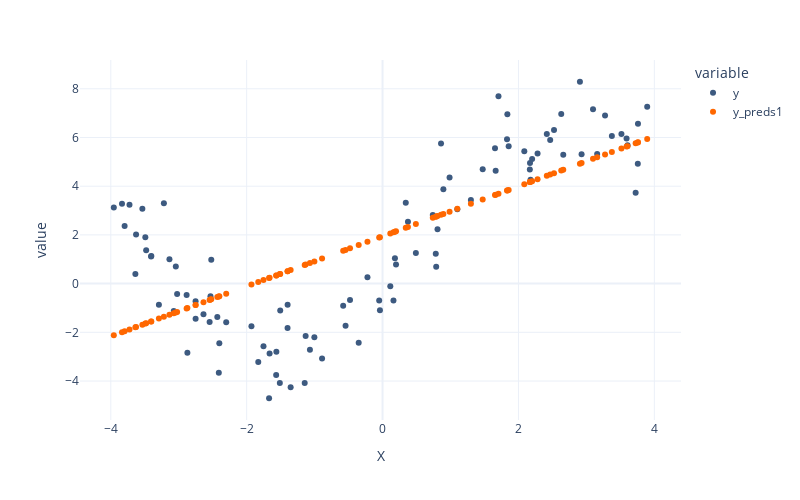

Here is the notebook cell this chart was saved with:
### Code cell
plot = px.scatter(data_frame=train,
                  x = "X",
                  y = ["y", "y_preds1"],
                  color_discrete_sequence=["#3d5a80", "#ff6700"],
                  height=500,
                  width=800,
                  template ="plotly_white")

#plot.add_traces()

plot.show()
